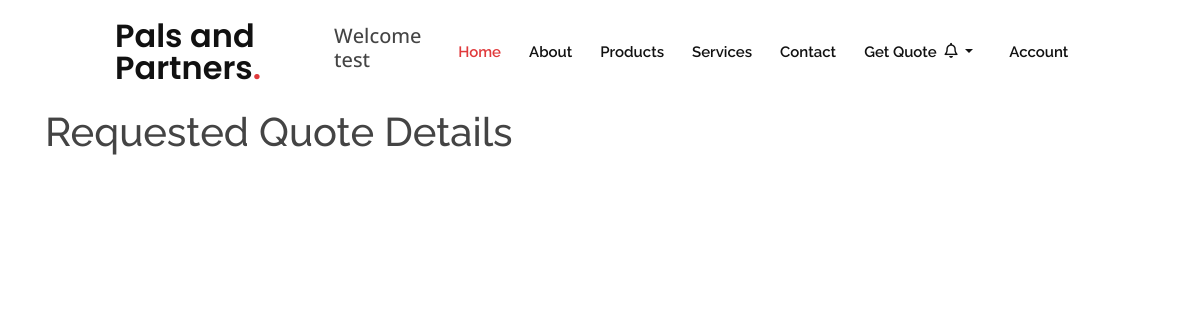
Before: /quotesdet.php?details=5 (signed in) with the older database file.
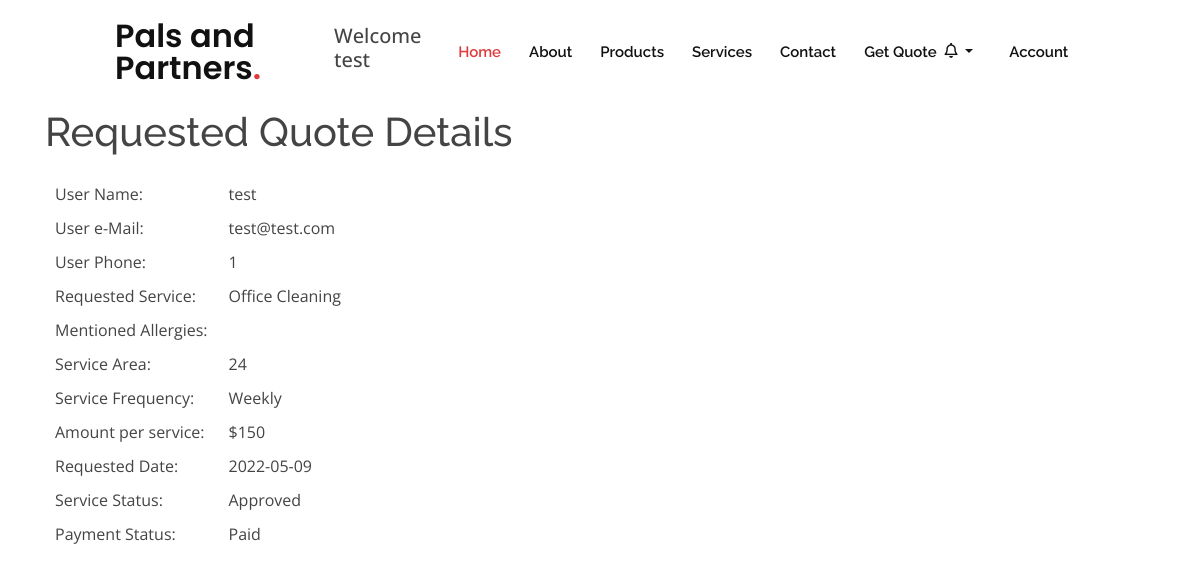
After: the same page with the newer database file.
### tables this page shows
CREATE TABLE `quote_request` (
  `id` int(10) NOT NULL,
  `user_id` int(10) NOT NULL,
  `name` varchar(50) NOT NULL,
  `email` varchar(50) NOT NULL,
  `phone` varchar(20) NOT NULL,
  `area` decimal(10,0) NOT NULL,
  `allergies` varchar(255) NOT NULL,
  `frequency` varchar(100) NOT NULL,
  `service` varchar(100) NOT NULL,
  `status` varchar(255) NOT NULL DEFAULT '',
  `reqd` date NOT NULL DEFAULT current_timestamp()
);

CREATE TABLE `pricing` (
  `pricing_id` int(255) NOT NULL,
  `cleaning_type` varchar(255) NOT NULL,
  `price` int(255) NOT NULL
);

### admin/php/functions.php (called while the page is built, shortened)
<?php
include('db_conn.php');
function myQuotesdet($qtusrid){
  global $mysqli;
  $query='SELECT * FROM `quote_request` JOIN pricing ON quote_request.service = pricing.pricing_id WHERE id="'.$qtusrid.'";';
  $result=mysqli_query($mysqli,$query);
  return $result;
}
?>

### quotesdet.php (the view)
<?php
    include('include/header.php');
    if(isset($_GET['details'])){
        $myquotedetfetch = myQuotesdet($_GET['details']);
        while($myquotd = $myquotedetfetch->fetch_array()) { $quotedet[] = $myquotd; }
        $myquotedetifetch = myQuotespaydet($_GET['details'],$_SESSION['id']);
        while($myquotdp = $myquotedetifetch->fetch_array()) { $quotedetp[] = $myquotdp; }
    }
?>
<div class="container emp-profile">
    <section class="tabless">
    <h1>Requested Quote Details</h1>
    <div class="panel-body">
       <div class="table-responsive">
       <?php if (isset($quotedet)) { foreach ($quotedet as $row){?>
           <div class="quotedeta">
                <div class="qname">User Name:</div><div class="qnamed"><?php echo $row['name']; ?></div>
                <div class="qemail">User e-Mail:</div><div class="qemaild"><?php echo $row['email']; ?></div>
                <div class="qphone">User Phone:</div><div class="qphoned"><?php echo $row['phone']; ?></div>
                <div class="qservice">Requested Service:</div><div class="qserviced"><?php echo $row['cleaning_type']; ?></div>
                <div class="qallergy">Mentioned Allergies:</div><div class="qallergyd"><?php echo $row['allergies']; ?></div> <br>
                <div class="qarea">Service Area:</div><div class="qaread"><?php echo $row['area']; ?></div>
                <div class="qfreq">Service Frequency:</div><div class="qfreqd"><?php echo $row['frequency']; ?></div>
                <div class="qprice">Amount per service:</div><div class="qpriced"><?php echo "$".$row['price']; ?></div>
                <div class="qreqd">Requested Date:</div><div class="qreqdd"><?php echo $row['reqd']; ?></div>
                <div class="qstatus">Service Status:</div><div class="qstatusd"><?php if ($row['status']==""){ echo "Pending";}else {echo $row['status'];} ?></div>
                <?php if ($row['status']=="Approved"){?>
                <div class="qpayment">Payment Status:</div><div class="qpaymentd"><?php if (!isset($quotedetp)){ echo "Needs Payment"; echo '</br><a href=payment.php?qid='.$row['id'].'>Proceed to Payment</a>';}else {echo "Paid";} ?></div> <?php } ?>
           </div>
        <?php }} ?>
        </div>
    </div>
    </section>
</div>

### include/header.php (shortened to what this page needs)
<?php
$isLoggedIn = false;
if(isset($_SESSION['logged']) && ($_SESSION['logged'] == 1)){
  $isLoggedIn = true;
}
?>
<!DOCTYPE html>
<html lang="en">
<head>
  <link href="assets/vendor/bootstrap/css/bootstrap.min.css" rel="stylesheet">
  <link href="assets/vendor/icofont/icofont.min.css" rel="stylesheet">
  <link href="assets/vendor/boxicons/css/boxicons.min.css" rel="stylesheet">
  <link href="assets/vendor/owl.carousel/assets/owl.carousel.min.css" rel="stylesheet">
  <link href="assets/vendor/remixicon/remixicon.css" rel="stylesheet">
  <link href="assets/vendor/venobox/venobox.css" rel="stylesheet">
  <link href="assets/vendor/aos/aos.css" rel="stylesheet">
  <link href="assets/css/style.css" rel="stylesheet">
  <link rel="stylesheet" href="fonts/material-icon/css/material-design-iconic-font.min.css">
</head>
<body>
  <header id="header" class="fixed-top">
    <div class="container-fluid">
      <div class="row justify-content-center">
        <div class="col-xl-10 d-flex align-items-center">
          <h1 class="logo mr-auto"><a href="index.php">Pals and Partners<span>.</span></a></h1>
          <?php if($isLoggedIn):?>
          <span class="h5">Welcome <?php echo $_SESSION['username']?></span>
          <?php endif;?>
          <?php include('include/navigation.php');?>
        </div>
      </div>
    </div>
  </header>

### include/navigation.php (shortened to what this page needs)
<?php
    include('admin/php/functions.php');
?>
<nav class="nav-menu d-none d-lg-block">
  <ul>
    <li class="active"><a href="index.php#header">Home</a></li>
    <li><a href="index.php#about">About</a></li>
    <li><a href="index.php#tabs">Products</a></li>
    <li><a href="index.php#services">Services</a></li>
    <li><a href="index.php#contact">Contact</a></li>
    <?php if(!$isLoggedIn){
      echo "<li><a href='login.php'>Login</a></li>";
    }else{
      if(($_SESSION["user_type"]=="admin") || ($_SESSION["user_type"]=="manager")){
        echo "
        <li class='drop-down'><a href=''>Admin</a>
          <ul>
            <li><a href='admin/index.php'>Admin Panel</a></li>
          </ul>
        </li>
        ";
      }else{
        echo "<li><a href='get-quote.php'>Get Quote</a></li>";
      ?>
      <div class="notificon">
      <ul class="nav navbar-top-links navbar-right">
        <li class="dropdown">
          <a class="dropdown-toggle" data-toggle="dropdown" href="#" aria-expanded="false">
            <i class="far fa-bell"></i>
          </a>
      </ul>
      </div>
      <?php }
      echo "<li class='drop-down'><a href=''>Account</a>
        <ul>
          <li><a href='profile.php'>Profile</a></li>";
          echo "<li><a href='php/logout.php'>Logout</a></li>
        </ul>
      </li>
      ";
    } ?>
  </ul>
</nav>

### assets/css/style.css (style rules this page uses)
body { font-family: "Open Sans", sans-serif; color: #444444; }
a { color: #e03a3c; }
h1, h2, h3, h4, h5, h6 { font-family: "Raleway", sans-serif; }
#header { background: #fff; transition: all 0.5s; z-index: 997; padding: 20px 0; }
#header .logo { font-size: 32px; margin: 0; padding: 0; line-height: 1; font-weight: 600; font-family: "Poppins", sans-serif; }
#header .logo a { color: #111111; }
#header .logo a span { color: #e03a3c; }
.nav-menu ul { margin: 0; padding: 0; list-style: none; }
.nav-menu > ul { display: flex; }
.nav-menu > ul > li { position: relative; white-space: nowrap; padding: 10px 0 10px 28px; }
.nav-menu a { display: block; position: relative; color: #111111; transition: 0.3s; font-size: 15px; font-weight: 600; font-family: "Raleway", sans-serif; }
.nav-menu a:hover, .nav-menu .active > a, .nav-menu li:hover > a { color: #e03a3c; }
.nav-menu .drop-down > a:after { content: "\ea99"; font-family: IcoFont; padding-left: 5px; }
section { padding: 60px 0; overflow: hidden; position: relative; }
.tabless { margin: 2rem 0; }
.tabless h1 { margin: 1rem 0; }
.notificon { padding: 0.6rem 0.5rem; }
.quotedeta { display: grid; grid-template-areas: 'qname qnamed' 'qemail qemaild' 'qphone qphoned' 'qservice qserviced' 'qallergy qallergyd' 'qarea qaread' 'qfreq qfreqd' 'qprice qpriced' 'qreqd qreqdd' 'qstatus qstatusd' 'qpayment qpaymentd'; gap: 10px; padding: 10px; grid-template-columns: 15% auto; }
.qname { grid-area: qname; }
.qemail { grid-area: qemail; }
.qphone { grid-area: qphone; }
.qservice { grid-area: qservice; }
.qallergy { grid-area: qallergy; }
.qarea { grid-area: qarea; }
.qfreq { grid-area: qfreq; }
.qprice { grid-area: qprice; }
.qstatus { grid-area: qstatus; }
.qpayment { grid-area: qpayment; }
.qnamed { grid-area: qnamed; }
.qemaild { grid-area: qemaild; }
.qphoned { grid-area: qphoned; }
.qserviced { grid-area: qserviced; }
.qallergyd { grid-area: qallergyd; }
.qaread { grid-area: qaread; }
.qfreqd { grid-area: qfreqd; }
.qpriced { grid-area: qpriced; }
.qreqd { grid-area: qreqd; }
.qreqdd { grid-area: qreqdd; }
.qstatusd { grid-area: qstatusd; }
.qpaymentd { grid-area: qpaymentd; }

Changed rows visible on the page:
now on this page (row edited): quote_request: name "test", email "test@test.com", phone "1", pricing.cleaning_type "Office Cleaning", area "24", frequency "Weekly", pricing.price "150", reqd "2022-05-09", status "Approved", shows "Payment Status:", shows "Paid"
